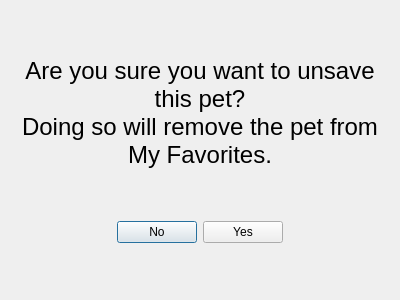
<?xml version="1.0" encoding="UTF-8"?>
<ui version="4.0">
 <class>UnsavePet</class>
 <widget class="QDialog" name="UnsavePet">
  <property name="geometry">
   <rect>
    <x>0</x>
    <y>0</y>
    <width>400</width>
    <height>300</height>
   </rect>
  </property>
  <property name="windowTitle">
   <string>Dialog</string>
  </property>
  <layout class="QVBoxLayout" name="verticalLayout">
   <item>
    <spacer name="verticalSpacer">
     <property name="orientation">
      <enum>Qt::Vertical</enum>
     </property>
     <property name="sizeHint" stdset="0">
      <size>
       <width>20</width>
       <height>44</height>
      </size>
     </property>
    </spacer>
   </item>
   <item>
    <widget class="QLabel" name="label">
     <property name="font">
      <font>
       <pointsize>18</pointsize>
      </font>
     </property>
     <property name="text">
      <string>Are you sure you want to unsave this pet? 
Doing so will remove the pet from My Favorites.</string>
     </property>
     <property name="alignment">
      <set>Qt::AlignCenter</set>
     </property>
     <property name="wordWrap">
      <bool>true</bool>
     </property>
    </widget>
   </item>
   <item>
    <spacer name="verticalSpacer_2">
     <property name="orientation">
      <enum>Qt::Vertical</enum>
     </property>
     <property name="sizeHint" stdset="0">
      <size>
       <width>20</width>
       <height>43</height>
      </size>
     </property>
    </spacer>
   </item>
   <item>
    <layout class="QHBoxLayout" name="horizontalLayout">
     <item>
      <spacer name="horizontalSpacer">
       <property name="orientation">
        <enum>Qt::Horizontal</enum>
       </property>
       <property name="sizeHint" stdset="0">
        <size>
         <width>40</width>
         <height>20</height>
        </size>
       </property>
      </spacer>
     </item>
     <item>
      <widget class="QPushButton" name="no">
       <property name="text">
        <string>No</string>
       </property>
      </widget>
     </item>
     <item>
      <widget class="QPushButton" name="yes">
       <property name="text">
        <string>Yes</string>
       </property>
      </widget>
     </item>
     <item>
      <spacer name="horizontalSpacer_2">
       <property name="orientation">
        <enum>Qt::Horizontal</enum>
       </property>
       <property name="sizeHint" stdset="0">
        <size>
         <width>40</width>
         <height>20</height>
        </size>
       </property>
      </spacer>
     </item>
    </layout>
   </item>
   <item>
    <spacer name="verticalSpacer_3">
     <property name="orientation">
      <enum>Qt::Vertical</enum>
     </property>
     <property name="sizeHint" stdset="0">
      <size>
       <width>20</width>
       <height>44</height>
      </size>
     </property>
    </spacer>
   </item>
  </layout>
 </widget>
 <resources/>
 <connections/>
</ui>
